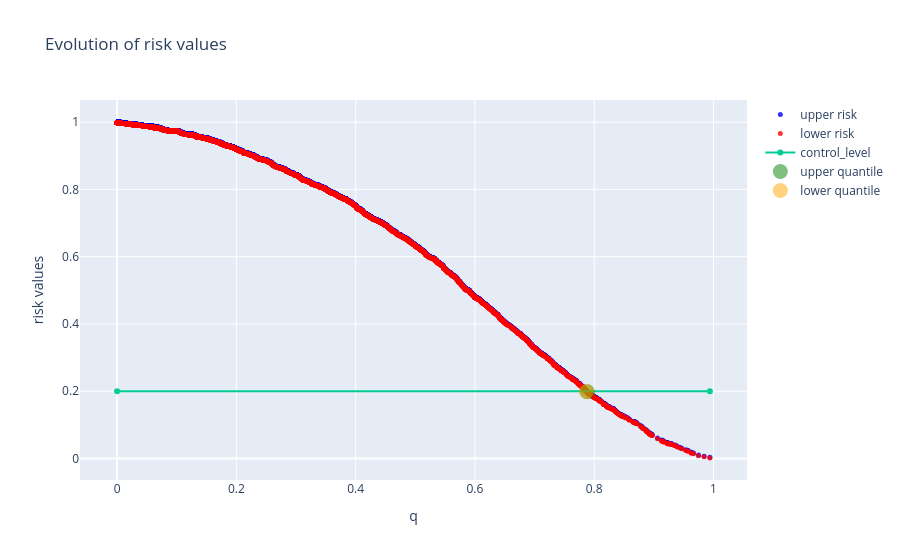

The notebook cell this image was saved under:
### Code cell
fig = go.Figure()
fig.add_trace(
    go.Scatter(
        x=q_values,
        y=upper_fnr_risk_values,
        name="upper risk",
        mode="markers",  # Specify the marker mode ('markers' for scatter plot)
        marker=dict(
            size=5,  # Set the marker size
            color="blue",  # Set the marker color
            opacity=0.8,  # Set the marker opacity
        ),
    )
)

fig.add_trace(
    go.Scatter(
        x=q_values,
        y=lower_fnr_risk_values,
        name="lower risk",
        mode="markers",  # Specify the marker mode ('markers' for scatter plot)
        marker=dict(
            size=5,  # Set the marker size
            color="red",  # Set the marker color
            opacity=0.8,  # Set the marker opacity
        ),
    )
)
fig.add_trace(
    go.Scatter(
        x=[q_values[0], q_values[-1]],
        y=[control_level, control_level],
        name="control_level",
    )
)
fig.add_trace(
    go.Scatter(
        x=[q_values[upper_quantile_index]],
        y=[upper_fnr_risk_values[upper_quantile_index]],
        name="upper quantile",
        mode="markers",  # Specify the marker mode ('markers' for scatter plot)
        marker=dict(
            size=15,  # Set the marker size
            color="green",  # Set the marker color
            opacity=0.5,  # Set the marker opacity
        ),
    )
)
fig.add_trace(
    go.Scatter(
        x=[q_values[lower_quantile_index]],
        y=[lower_fnr_risk_values[lower_quantile_index]],
        name="lower quantile",
        mode="markers",  # Specify the marker mode ('markers' for scatter plot)
        marker=dict(
            size=15,  # Set the marker size
            color="orange",  # Set the marker color
            opacity=0.5,  # Set the marker opacity
        ),
    )
)
fig.update_layout(
    title="Evolution of risk values",
    xaxis_title="q",
    yaxis_title="risk values",
)
fig.show()

### Figure 1 — Plotly figure (JSON) as saved in the notebook; plotly's stock layout.template omitted (floating-point values rounded to 4 significant figures; data arrays with more than 128 entries replaced by an {"elided": "..."} marker saying what was removed)
{"data": [{"marker": {"color": "blue", "opacity": 0.8, "size": 5}, "mode": "markers", "name": "upper risk", "type": "scatter", "x": {"elided": "10000 float values"}, "y": {"elided": "10000 float values"}}, {"marker": {"color": "red", "opacity": 0.8, "size": 5}, "mode": "markers", "name": "lower risk", "type": "scatter", "x": {"elided": "10000 float values"}, "y": {"elided": "10000 float values"}}, {"name": "control_level", "type": "scatter", "x": [0, 0.994], "y": [0.2, 0.2]}, {"marker": {"color": "green", "opacity": 0.5, "size": 15}, "mode": "markers", "name": "upper quantile", "type": "scatter", "x": [0.7884], "y": [0.1984]}, {"marker": {"color": "orange", "opacity": 0.5, "size": 15}, "mode": "markers", "name": "lower quantile", "type": "scatter", "x": [0.787], "y": [0.1993]}], "layout": {"title": {"text": "Evolution of risk values"}, "xaxis": {"title": {"text": "q"}}, "yaxis": {"title": {"text": "risk values"}}}}
